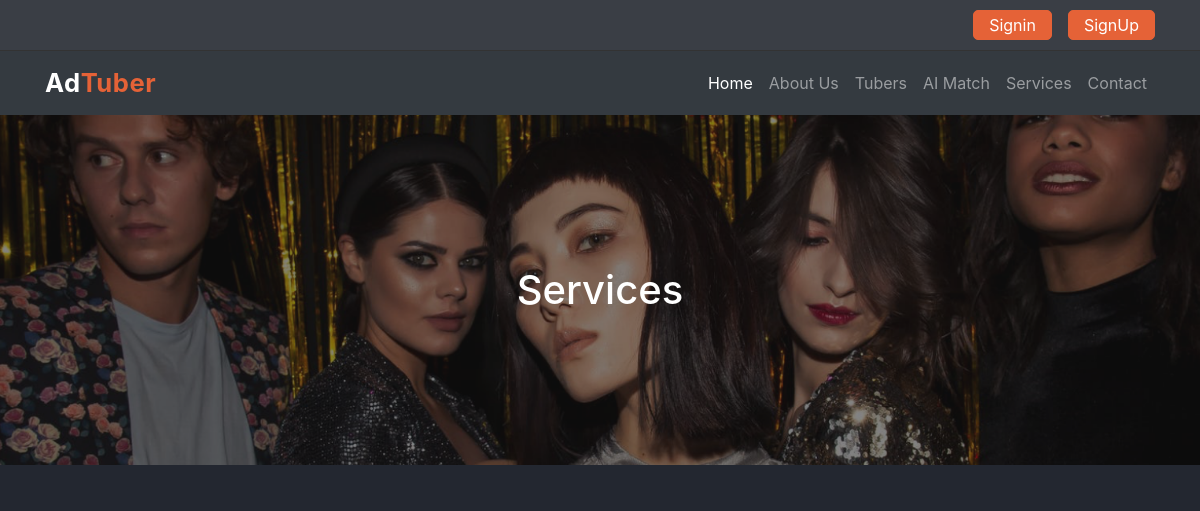
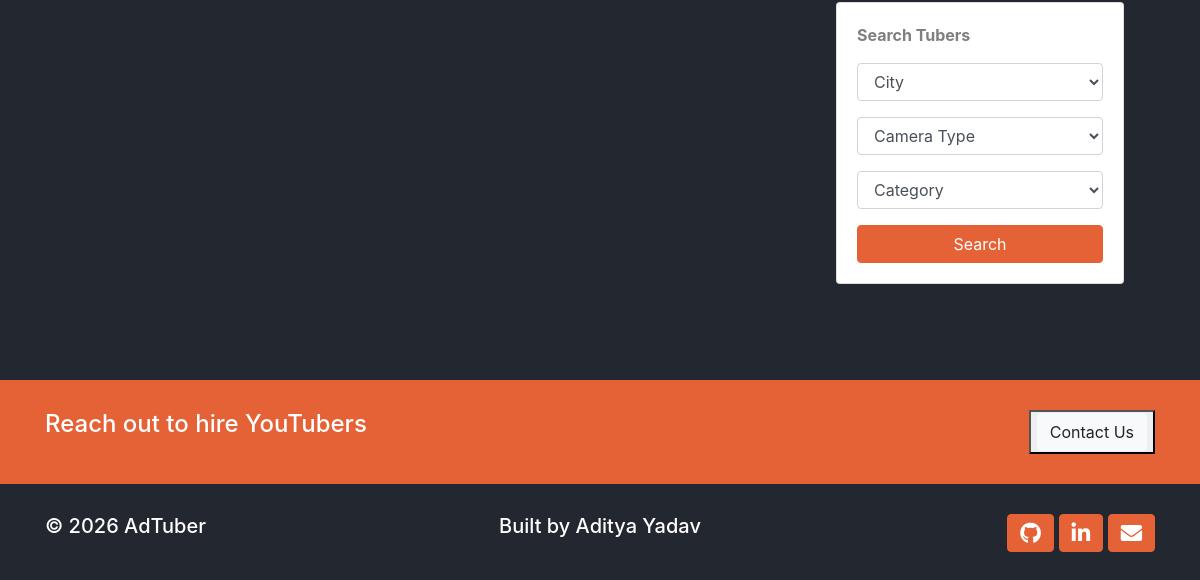
The app's page /services, older data (2 pictures, top to bottom).
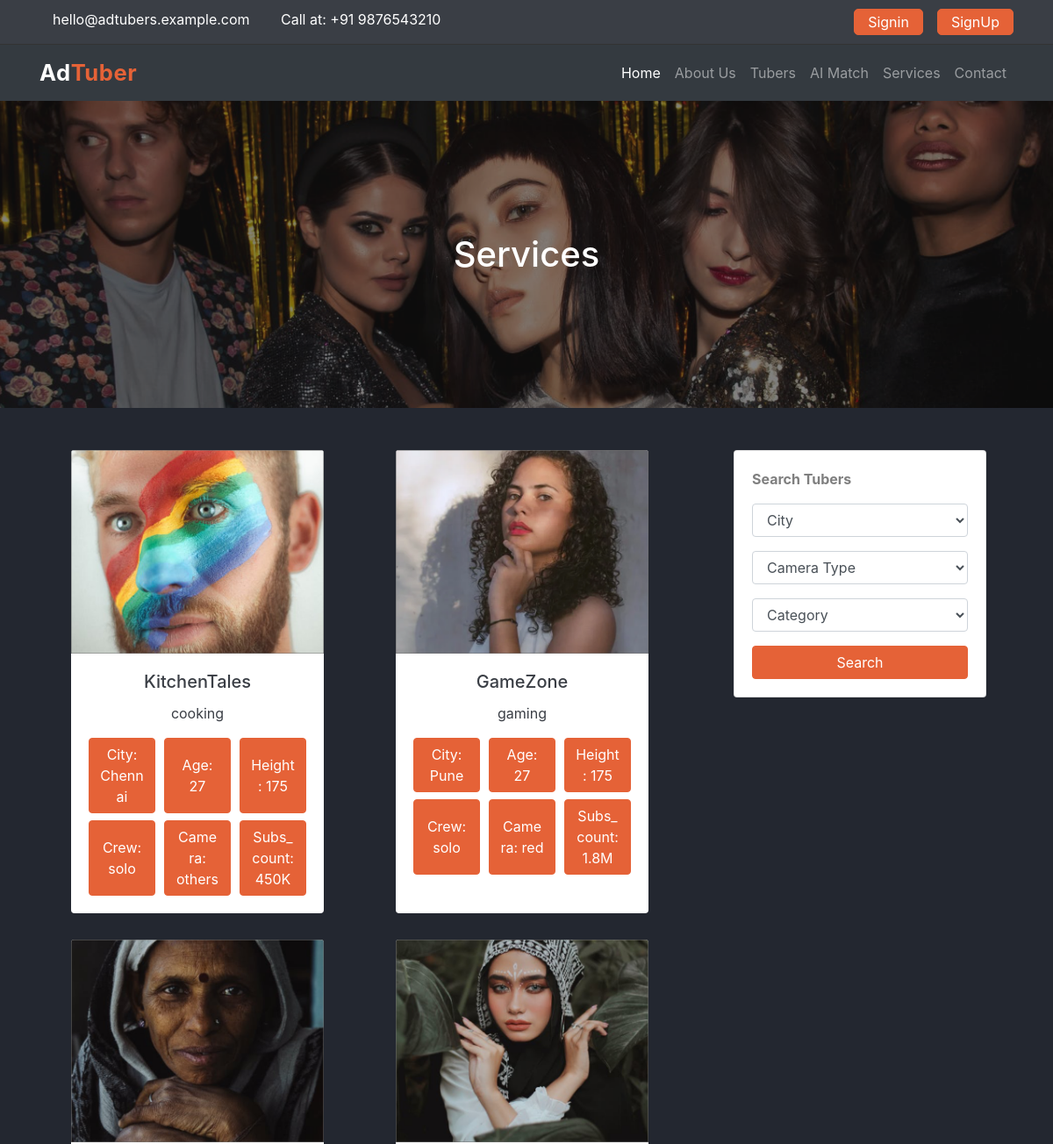
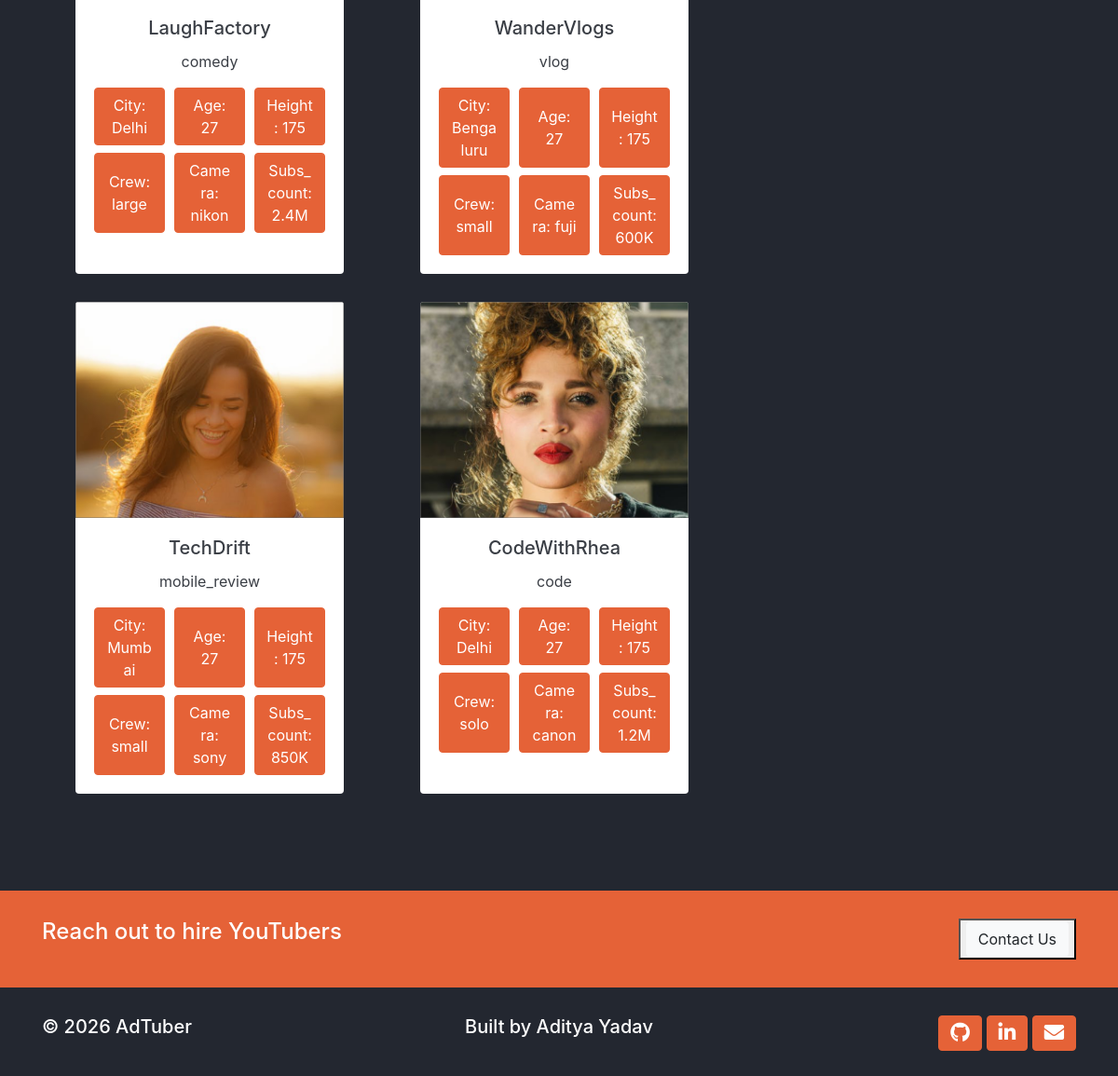
The same page, newer data (2 pictures, top to bottom).
### contactinfo/models.py (models this page shows, shortened)
class Contactinfo(models.Model):
    first_name = models.CharField(max_length=255)
    last_name = models.CharField(max_length=255)
    fb_handle = models.CharField(max_length=255)       # social profile URLs / handles
    insta_handle = models.CharField(max_length=255)
    youtube_handle = models.CharField(max_length=255)
    twitter_handle = models.CharField(max_length=255)
    description_1 = CKEditor5Field(config_name='default', blank=True)  # rich-text "about" blocks
    description_2 = CKEditor5Field(config_name='default', blank=True)
    phone = models.CharField(max_length=100)
    email = models.CharField(max_length=255)
    created_date = models.DateTimeField(blank=True, default=timezone.now)

### youtubers/models.py (models this page shows, shortened)
class Youtuber(models.Model):
    crew_choices = (
        ('solo', 'solo'),
        ('small', 'small'),
        ('large', 'large')
    )
    camera_choices = (
        ('canon', 'canon'),
        ('nikon', 'nikon'),
        ('sony', 'sony'),
        ('red', 'red'),
        ('fuji', 'fuji'),
        ('others', 'others')
    )
    category_choices = (
        ('code', 'code'),
        ('mobile_review', 'mobile_review'),
        ('vlog', 'vlog'),
        ('comedy', 'comedy'),
        ('gaming', 'gaming'),
        ('film_making', 'film_making'),
        ('cooking', 'cooking')
    )
    name = models.CharField(max_length=255)                 # creator / channel name
    price = models.IntegerField()                           # asking price to hire
    photo = models.ImageField(upload_to='ytubers/%Y/%m/')   # profile image (upload)
    video_url = models.CharField(max_length=255)            # YouTube video ID (embedded on detail page)
    description = CKEditor5Field(config_name='default')     # rich-text bio (HTML)
    city = models.CharField(max_length=255)                 # base city (used by the city filter)
    age = models.IntegerField()
    height = models.IntegerField()
    crew = models.CharField(choices=crew_choices, max_length=255)          # team size
    camera_type = models.CharField(choices=camera_choices, max_length=255)  # gear (used by the camera filter)
    subs_count = models.CharField(max_length=255)           # subscriber count, free text (e.g. "1.2M")
    category = models.CharField(choices=category_choices, max_length=255)   # content niche (used by the category filter)
    is_featured = models.BooleanField(default=False)        # if True, shown in the homepage "featured" row
    created_date = models.DateTimeField(default=timezone.now, blank=True)

### webpages/views.py (the view)
# urls.py: path('', include('webpages.urls')),                     # home, about, services, contact
def services(request):
    tubers = Youtuber.objects.order_by('-created_date')
    sliders = Slider.objects.all()
    contactinfo = Contactinfo.objects.last()
    page_obj = Paginator(tubers, 8).get_page(request.GET.get('page'))
    params = request.GET.copy()
    params.pop('page', None)
    data = {
        'sliders': sliders,
        'contactinfo': contactinfo,
        'tubers': page_obj,
        'page_obj': page_obj,
        'base_query': params.urlencode(),
        'city': Youtuber.objects.values_list('city', flat=True).distinct(),
        'camera_type': Youtuber.objects.values_list('camera_type', flat=True).distinct(),
        'category': Youtuber.objects.values_list('category', flat=True).distinct(),
    }
    return render(request, 'webpages/services.html', data)

### templates/webpages/services.html (shortened to what this page needs)
{% extends 'base.html' %}
{% load static %}
{% block content %}
<main class="tubers-page">
    <div class="banner">
        <img src="{% static 'assets/images/bg-banner.png' %}" alt="" class="img-fluid w-100">
        <h1 class="text-center">
            Services
        </h1>
    </div>
    <section class="container mt-5 mb-5">
        <div class="row ">
            <div class="col-lg-8 mb-2 ">
                <section class="tubers">
                    {% for tuber in tubers %}
                    <div class="card border-0 text-center">
                        <div class="feature-text">
                            <a href="{% url 'youtubers_detail' tuber.id  %}">
                                <img src="{{ tuber.photo.url }}" class="card-img-top" alt="team-member"></a>
                        </div>
                        <div class="card-body">
                            <h5 class="card-title">{{ tuber.name }}</h5>
                            <p class="card-text">{{ tuber.category }}</p>
                            <div class="person-description mt-2">
                                <button class="btn btn-accent"> City: {{ tuber.city }} </button>
                                <button class="btn btn-accent"> Age: {{ tuber.age }} </button>
                                <button class="btn btn-accent"> Height: {{ tuber.height }} </button>
                            </div>
                            <div class="person-description mt-2">
                                <button class="btn btn-accent"> Crew: {{ tuber.crew }} </button>
                                <button class="btn btn-accent"> Camera: {{ tuber.camera_type }} </button>
                                <button class="btn btn-accent"> Subs_count: {{ tuber.subs_count }} </button>
                            </div>
                        </div>
                    </div>
                    {% endfor %}
                </section>
            </div>
            <div class="col-lg-4 ">
                <div class="card">
                    <div class="card-body">
                        <p class="text-left font-weight-bolder text-black-50">
                            Search Tubers
                        </p>
                        <form method="GET" action="{% url 'search' %}">
                            <div class="form-group">
                                <select name="city" id="inputState" class="form-control">
                                    <option selected disabled hidden>City</option>
                                </select>
                            </div>
                            <div class="form-group">
                                <select name="camera_type" id="inputState" class="form-control">
                                    <option selected disabled hidden>Camera Type</option>
                                </select>
                            </div>
                            <div class="form-group">
                                <select name="category" class="form-control">
                                    <option selected disabled hidden>Category</option>
                                </select>
                            </div>
                            <button class="btn btn-accent btn-block">Search</button>
                        </form>
                    </div>
                </div>
            </div>
        </div>
    </section>
</main>
{% endblock content %}

### templates/includes/header.html (shortened to what this page needs)
{% load static %}
<header class="header ">
    <div class="container">
      <div class="row ">
        <div class="col-md-6 header-info">
          <a href="mailto:{{ contactinfo.email }}" class="mr-3">{{ contactinfo.email }}</a>
          {% if contactinfo.phone %}<span>Call at: +91 {{ contactinfo.phone }} </span>{% endif %}
        </div>
        <div class="header-buttons col-md-6 d-flex justify-content-end">
          {% if user.is_authenticated %}
          <a class="btn btn-accent mr-3" href="{% url 'dashboard' %}" >Dashboard</a>
          <a class="btn btn-accent" href="{% url 'logout' %}" >Logout</a>
          {% else %}
          <a class="btn btn-accent mr-3" href="{% url 'login' %}" >Signin</a>
          <a class="btn btn-accent" href="{% url 'register' %}" >SignUp</a>
          {% endif %}
        </div>
      </div>
    </div>
  </header>

Row changes from the older to the newer data that the page shows:
added Contactinfo: email "hello@adtubers.example.com", phone "9876543210"
added Youtuber: photo (picture), name "KitchenTales", category "cooking", city "Chennai", age "27", height "175", crew "solo", camera_type "others", subs_count "450K"
added Youtuber: photo (picture), name "GameZone", category "gaming", city "Pune", age "27", height "175", crew "solo", camera_type "red", subs_count "1.8M"
added Youtuber: photo (picture), name "LaughFactory", category "comedy", city "Delhi", age "27", height "175", crew "large", camera_type "nikon", subs_count "2.4M"
added Youtuber: photo (picture), name "WanderVlogs", category "vlog", city "Bengaluru", age "27", height "175", crew "small", camera_type "fuji", subs_count "600K"
added Youtuber: photo (picture), name "TechDrift", category "mobile_review", city "Mumbai", age "27", height "175", crew "small", camera_type "sony", subs_count "850K"
added Youtuber: photo (picture), name "CodeWithRhea", category "code", city "Delhi", age "27", height "175", crew "solo", camera_type "canon", subs_count "1.2M"
Text that changed along with them:
text now shown: "Call at: +91"
